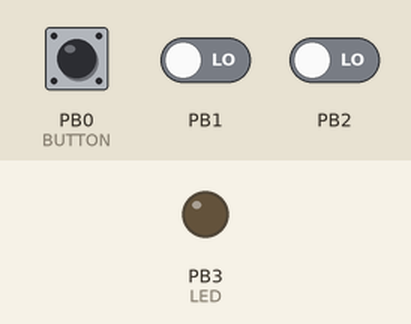
The sketch below on a simulated ATtiny85, built with avr-gcc and run on an emulated ATtiny85. Parts: output pins drawn as LEDs (lit = HIGH). Inputs (shaded band) come from the test bench; at power-on: PB0 (BUTTON) HIGH, PB1 LOW, PB2 LOW. Sleep ends after the set time or at an interrupt.

Above: at 1.2 s.
1.3 s: PB0 (BUTTON) pulled LOW for 0.15 s
At 2.4 s:
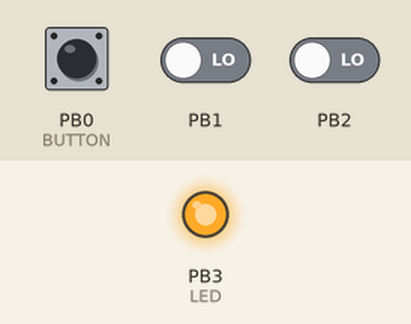
Timing chart, 0 to 12.8 s (numbered marks = the images above; inputs shaded):
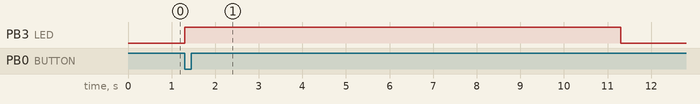

The sketch:

attiny-sleep-button.ino
```cpp
#include <avr/interrupt.h>
#include <avr/sleep.h>

#define BUTTON 0
#define LED 3

ISR(PCINT0_vect) {
  if (digitalRead(BUTTON) == LOW)           // # PB0 = pin 5 pressed => LED on
    digitalWrite(LED, HIGH);
}

void setup() {
  pinMode(LED,OUTPUT); // LED
  pinMode(BUTTON,INPUT_PULLUP);
  ADCSRA = 0; // ADC disabled
  GIMSK = 0b00100000;  // General Interrupt Mask Register, / Bit 5 – PCIE: Pin Change Interrupt Enable / When the PCIE bit is set (one) and the I-bit in the Status Register (SREG) is set (one), pin change interrupt is enabled. Any change on any enabled PCINT[5:0] pin will cause an interrupt. The corresponding interrupt of Pin Change Interrupt Request is executed from the PCI Interrupt Vector. PCINT[5:0] pins are enabled individually by the PCMSK0 Register. / see https://ww1.microchip.com/downloads/en/DeviceDoc/Atmel-2586-AVR-8-bit-Microcontroller-ATtiny25-ATtiny45-ATtiny85_Datasheet.pdf
  PCMSK = 0b00000111;
}

void loop() {
  sleep_enable();
  set_sleep_mode(SLEEP_MODE_PWR_DOWN);
  sleep_cpu();
  delay(10000);
  digitalWrite(LED,LOW);
}
```

Measured:
- after the input at 1.3 s, PB3 (LED): LOW → HIGH at once, → LOW 10.0 s later
